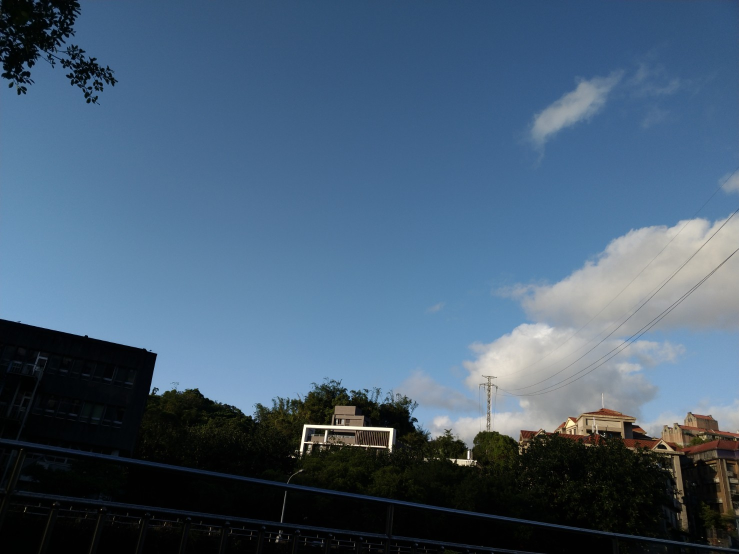
#> input picture HW3/resource/frame1.jpg, 1478 x 1108 px (shown at 1/2 size); its folder holds 3 pictures in this run
$ python part4.py
#> lines starting #> are read from the running program, lines starting #| are printed output that depends on the picture
### HW3/src/utils.py
import numpy as np


def solve_homography(u, v):
    """
    This function should return a 3-by-3 homography matrix,
    u, v are N-by-2 matrices, representing N corresponding points for v = T(u)
    :param u: N-by-2 source pixel location matrices
    :param v: N-by-2 destination pixel location matrices
    :return:
    """
    N = u.shape[0]
    H = None

    if v.shape[0] is not N:
        print('u and v should have the same size')
        return None
    if N < 4:
        print('At least 4 points should be given')

    # TODO: 1.forming A
    A = []
    for i in range(N):
        A.append([u[i][0],u[i][1],1,0,0,0,-u[i][0]*v[i][0],-u[i][1]*v[i][0],-v[i][0]])
        A.append([0,0,0,u[i][0],u[i][1],1,-u[i][0]*v[i][1],-u[i][1]*v[i][1],-v[i][1]])
    A = np.array(A)
    # TODO: 2.solve H with A
    _,_,V_t = np.linalg.svd(A) # do a to svd, A = US(V_t)
    #print(V_t)
    H = V_t[-1,:].reshape(3,3)
    #print(H)
    return H


def warping(src, dst, H, ymin, ymax, xmin, xmax, direction='b'):
    h_src, w_src, ch = src.shape
    h_dst, w_dst, ch = dst.shape
    H_inv = np.linalg.inv(H)

    # TODO: 1.meshgrid the (x,y) coordinate pairs
    # TODO: 2.reshape the destination pixels as N x 3 homogeneous coordinate
    xc, yc = np.meshgrid(np.arange(xmin, xmax, 1), np.arange(ymin, ymax, 1), sparse = False)
    xrow = xc.reshape(( 1,(xmax-xmin)*(ymax-ymin) ))
    yrow = yc.reshape(( 1,(xmax-xmin)*(ymax-ymin) ))
    onerow =  np.ones(( 1,(xmax-xmin)*(ymax-ymin) ))
    v = np.concatenate((xrow, yrow, onerow), axis = 0)

    if direction == 'b':
        # TODO: 3.apply H_inv to the destination pixels and retrieve (u,v) pixels, then reshape to (ymax-ymin),(xmax-xmin)
        v = np.dot(H_inv,v)
        #v = np.divide(v, v[-1,:])
        v[:2,:] = v[:2,:] / v[2,:][np.newaxis,:]
        srcy = np.round( v[1,:].reshape((ymax-ymin, xmax-xmin)) ).astype(int)
        srcx = np.round( v[0,:].reshape((ymax-ymin, xmax-xmin)) ).astype(int)

        # TODO: 4.calculate the mask of the transformed coordinate (should not exceed the boundaries of source image)
        # TODO: 5.sample the source image with the masked and reshaped transformed coordinates
        #h_mask1 = (0<srcy)*(srcy<h_src)
        w_mask = np.where((srcx < 0) | (srcx >= w_src) )[:]
        mask1 = np.ones(srcx.shape, dtype=bool)
        mask1[w_mask] = False

        h_mask = np.where((srcy < 0) | (srcy >= h_src) )[:]
        mask2 = np.ones(srcy.shape, dtype=bool)
        mask2[h_mask] = False
        #print(h_mask1[0][0],mask2[0][0])
        #print(mask1)
        #w_mask = (0<srcx)*(srcx<w_src)
        mask   = mask1*mask2

        # TODO: 6. assign to destination image with proper masking
        dst[yc[mask], xc[mask]] = src[srcy[mask], srcx[mask]]

    elif direction == 'f':
        # TODO: 3.apply H to the source pixels and retrieve (u,v) pixels, then reshape to (ymax-ymin),(xmax-xmin)
        v = np.dot(H,v)
        v[:2,:] = v[:2,:] / v[2,:][np.newaxis,:]
        dsty = np.round(v[1,:].reshape(ymax-ymin,xmax-xmin)).astype(int)
        dstx = np.round(v[0,:].reshape(ymax-ymin,xmax-xmin)).astype(int)

        # TODO: 4.calculate the mask of the transformed coordinate (should not exceed the boundaries of destination image)
        # TODO: 5.filter the valid coordinates using previous obtained mask
        # TODO: 6. assign to destination image using advanced array indicing
        dst[np.clip(dsty, 0, dst.shape[0]-1), np.clip(dstx, 0, dst.shape[1]-1)] = src

    return dst

### HW3/src/part4.py
import numpy as np
import cv2
import random
from tqdm import tqdm
from utils import solve_homography, warping

random.seed(999)

def panorama(imgs):
    """
    Image stitching with estimated homograpy between consecutive
    :param imgs: list of images to be stitched
    :return: stitched panorama
    """
    h_max = max([x.shape[0] for x in imgs])
    w_max = sum([x.shape[1] for x in imgs])

    # create the final stitched canvas
    dst = np.zeros((h_max, w_max, imgs[0].shape[2]), dtype=np.uint8)
    dst[:imgs[0].shape[0], :imgs[0].shape[1]] = imgs[0]
    last_best_H = np.eye(3)
    out = None

    temp = 0
    #initiate orb,bf
    orb = cv2.ORB_create()
    bf = cv2.BFMatcher(cv2.NORM_HAMMING, crossCheck=False)
    # for all images to be stitched:
    for idx in tqdm(range(len(imgs)-1)):
        im1 = imgs[idx]
        im2 = imgs[idx + 1]
        temp+= im1.shape[1]
        # TODO: 1.feature detection & matching
        kp1,des1 = orb.detectAndCompute(im1,None)
        kp2,des2 = orb.detectAndCompute(im2,None)
        matches = bf.knnMatch(des1,des2,k=2)
        goodu = []
        goodv = []
        # TODO: 2. apply RANSAC to choose best H
        for m,n in matches:
            if m.distance < 0.8 * n.distance:
                goodu.append(kp1[m.queryIdx].pt)
                goodv.append(kp2[m.trainIdx].pt)
        goodu = np.array(goodu)
        goodv = np.array(goodv)

        #goodu = np.float32([ kp1[m.queryIdx].pt for m in good ]).reshape(-1,1,2)
        #goodv = np.float32([ kp2[m.trainIdx].pt for m in good ]).reshape(-1,1,2)
        # TODO: 3. chain the homographies
        all_matches = goodu.shape[0]
        prob_success = 0.99
        sample_points_size = 5
        ratio_of_outlier = 0.5
        iter = int(np.log(1.0 - prob_success)/np.log(1 - (1 - ratio_of_outlier)**sample_points_size))
        threshold = 4
        max_inlier = 0
        temp_best_H = np.eye(3)
        for i in range(iter):
            rand_index = np.random.choice(all_matches, sample_points_size, replace=False)
            H = solve_homography(goodv[rand_index], goodu[rand_index])

            onerow = np.ones((1,len(goodu)))
            v = np.concatenate( (np.transpose(goodv), onerow), axis=0)
            u = np.concatenate( (np.transpose(goodu), onerow), axis=0)
            v = np.dot(H,v)
            v[:2,:] = v[:2,:] / v[2,:][np.newaxis,:]
            err  = np.linalg.norm((v-u)[:-1,:], ord=1, axis=0)
            inlier = sum(err<threshold)


            if inlier > max_inlier:
                max_inlier = inlier
                temp_best_H = H
        # TODO: 4. apply warping
        last_best_H = last_best_H.dot(temp_best_H)

        out = warping(im2, dst, last_best_H, 0, im2.shape[0], temp, temp+im2.shape[1], direction='b')

    return out

if __name__ == "__main__":
    # ================== Part 4: Panorama ========================
    # TODO: change the number of frames to be stitched
    FRAME_NUM = 3
    imgs = [cv2.imread('../resource/frame{:d}.jpg'.format(x)) for x in range(1, FRAME_NUM + 1)]
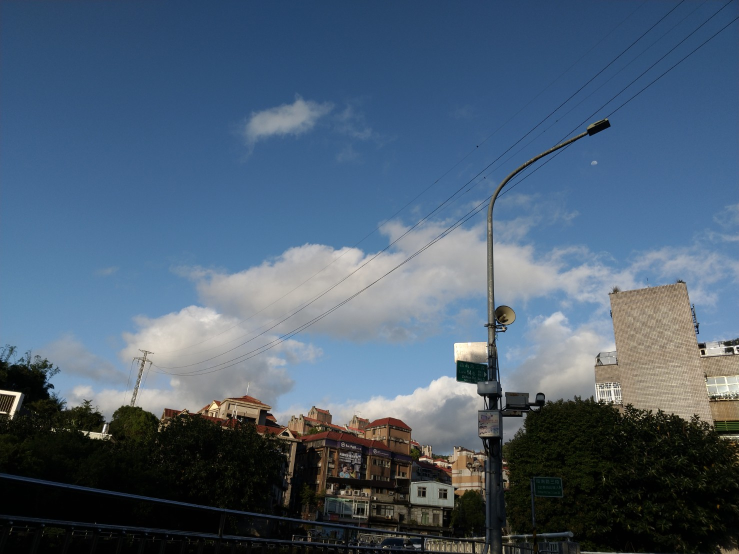
#> input picture HW3/resource/frame2.jpg, 1478 x 1108 px (shown at 1/2 size)
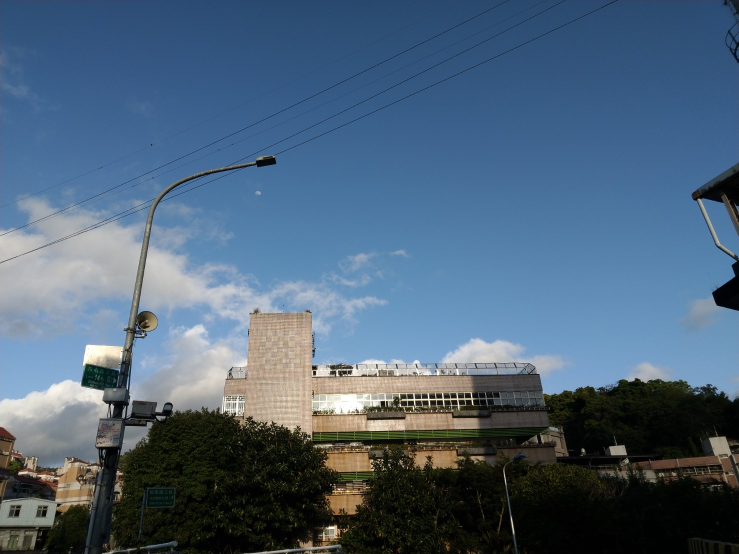
#> input picture HW3/resource/frame3.jpg, 1478 x 1108 px (shown at 1/2 size)
#> imgs = 3 items
    output4 = panorama(imgs)
#> in panorama, `h_max = max([x.shape[0] for x in imgs])`: h_max = 1108
#> in panorama, `w_max = sum([x.shape[1] for x in imgs])`: w_max = 4434
#> in panorama, `dst[:imgs[0].shape[0], :imgs[0].shape[1]] = imgs[0]`:
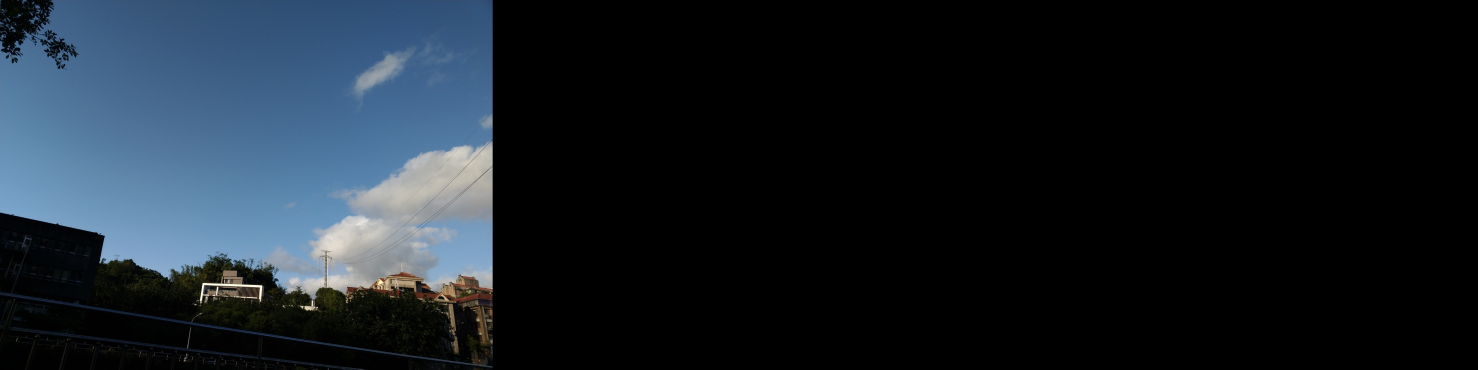
#> dst: shape (1108, 4434, 3) (shown at 1/3 size); mean of channels 0, 1, 2 38.4, 31, 23.4; drawn as B, G, R
#> the loop in panorama, `for idx in tqdm(range(len(imgs)-1)):` made 2 passes
#> (temp, matches, all_matches, prob_success, sample_points_size, ratio_of_outlier, iter, threshold) on passes 1 to 2: (1478, 500 matches, 108, 0.99, 5, 0.5, 145, 4), (2956, 500 matches, 101, 0.99, 5, 0.5, 145, 4)
#> pass 1, in warping, `srcx = np.round( v[0,:].reshape((ymax-ymin, xmax-xmin)) ).astype(int)`:
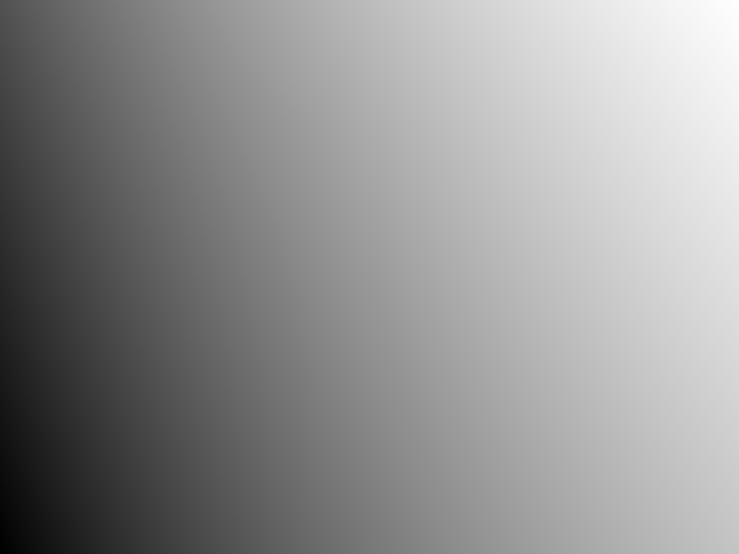
#> srcx: shape (1108, 1478) int64 (shown at 1/2 size); min 634, max 1493, mean 1128; drawn with min black and max white
#> pass 1, in panorama, `out = warping(im2, dst, last_best_H, 0, im2.shape[0], temp, temp+im2.s..`:
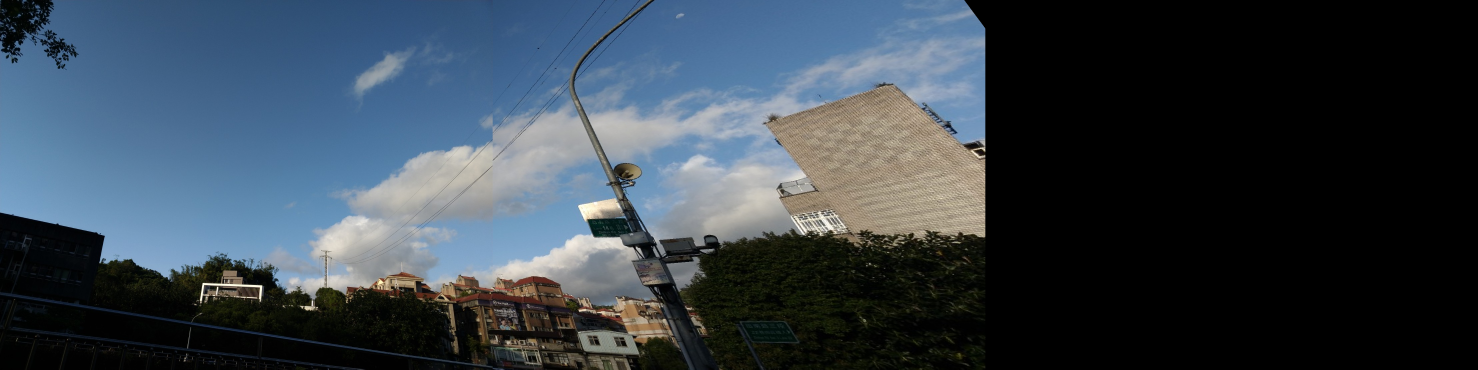
#> out: shape (1108, 4434, 3) (shown at 1/3 size); mean of channels 0, 1, 2 76.5, 66.2, 55; drawn as B, G, R
#> pass 2, in warping (call 2), `srcy = np.round( v[1,:].reshape((ymax-ymin, xmax-xmin)) ).astype(int)`:
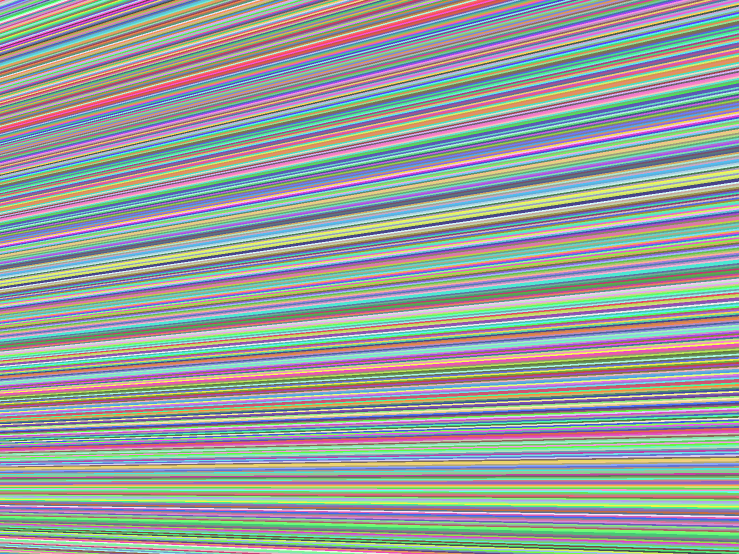
#> srcy: shape (1108, 1478) int64 (shown at 1/2 size); 491 distinct labels, from 553 to 1043; one colour per label, 0 black
#> in panorama, im1 is the input picture: shape (1108, 1478, 3); mean B, G, R 114.1, 94.6, 75.9
#> in panorama, im2 is the input picture: shape (1108, 1478, 3); mean B, G, R 121, 99.6, 77.7
#> after the loop in panorama, `for idx in tqdm(range(len(imgs)-1)):`: temp = 2956
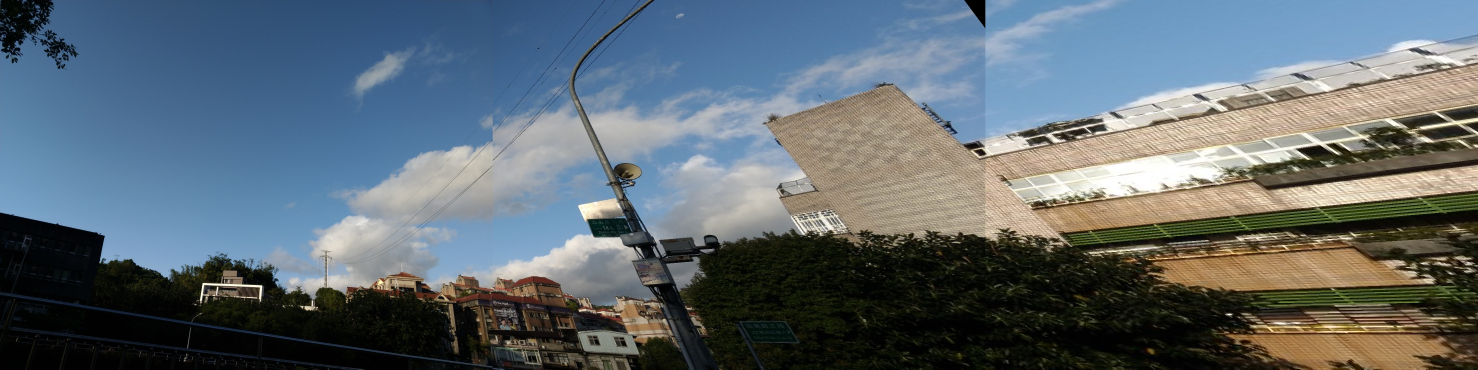
#> output4: shape (1108, 4434, 3) (shown at 1/3 size); mean of channels 0, 1, 2 114.1, 106.4, 95; drawn as B, G, R
    cv2.imwrite('output4.png', output4)
